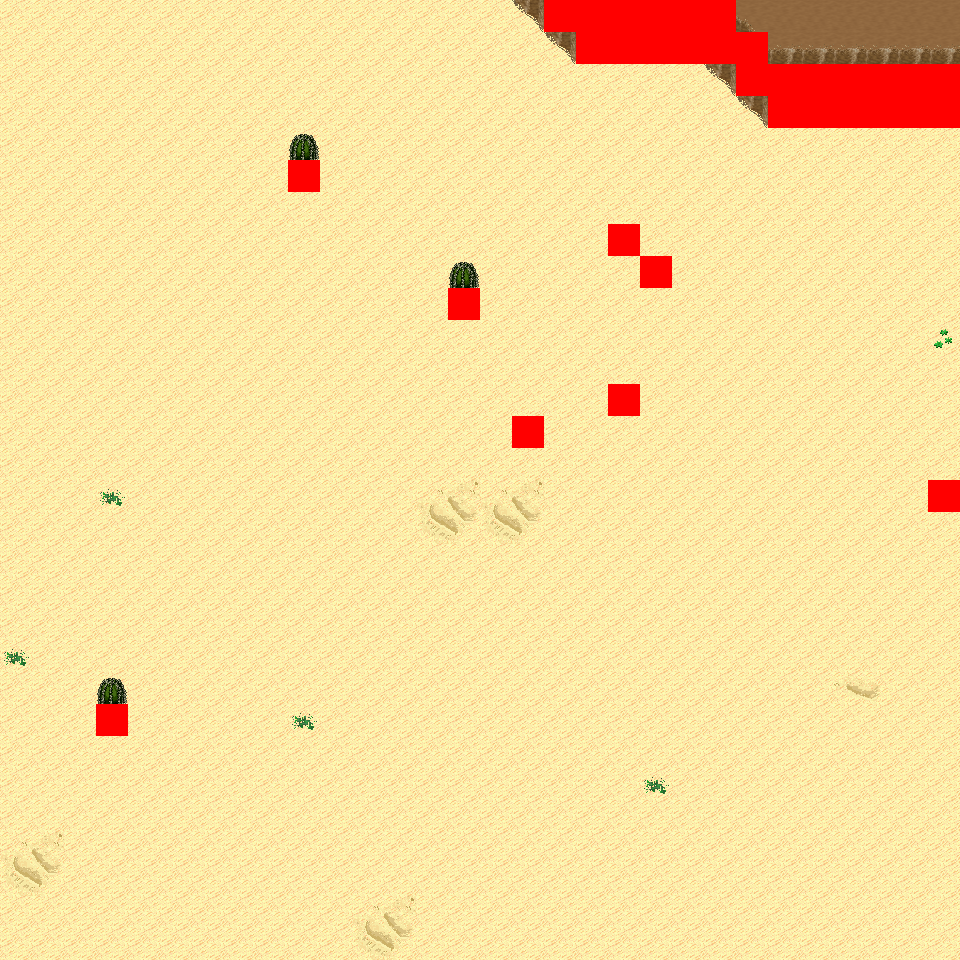

A 2D game scene composited from a Tiled map and its tileset images. What follows is a short description and the map's XML, with each tile layer's data collapsed to a summary:
An orthogonal 30x30 tile map with 32x32 px tiles, 6 tile layers (Ground, Object, Object2, Above, ...), 11 tilesets and 7 objects (7x mapExit).

<map version="1.0" orientation="orthogonal" renderorder="right-down" width="30" height="30" tilewidth="32" tileheight="32" nextobjectid="8">
  <tileset firstgid="1" name="tileset_logic_collision" tilewidth="32" tileheight="32" tilecount="1" columns="1">
    <image source="../drawable/tileset_logic_collision.png" width="32" height="32" />
  </tileset>
  <tileset firstgid="2" name="tileset_ground_ground" tilewidth="32" tileheight="32" tilecount="33" columns="3">
    <image source="../drawable/tileset_ground_ground.png" width="96" height="352" />
  </tileset>
  <tileset firstgid="35" name="tileset_ground_ridge_earth_pale" tilewidth="32" tileheight="32" tilecount="96" columns="12">
    <image source="../drawable/tileset_ground_ridge_earth_pale.png" width="384" height="256" />
  </tileset>
  <tileset firstgid="131" name="tileset_ground_ridge_earth_dark" tilewidth="32" tileheight="32" tilecount="96" columns="12">
    <image source="../drawable/tileset_ground_ridge_earth_dark.png" width="384" height="256" />
  </tileset>
  <tileset firstgid="227" name="tileset_terrain_desert" tilewidth="32" tileheight="32" tilecount="88" columns="8">
    <image source="../drawable/tileset_terrain_desert.png" width="256" height="352" />
  </tileset>
  <tileset firstgid="315" name="tileset_ground_sand_2" tilewidth="32" tileheight="32" tilecount="15" columns="5">
    <image source="../drawable/tileset_ground_sand_2.png" width="160" height="96" />
  </tileset>
  <tileset firstgid="330" name="tileset_plant_cactus_2" tilewidth="32" tileheight="32" tilecount="10" columns="5">
    <image source="../drawable/tileset_plant_cactus_2.png" width="160" height="64" />
  </tileset>
  <tileset firstgid="340" name="tileset_plant_cactus" tilewidth="32" tileheight="32" tilecount="2" columns="1">
    <image source="../drawable/tileset_plant_cactus.png" width="32" height="64" />
  </tileset>
  <tileset firstgid="342" name="tileset_plant_tree_evergreen" tilewidth="32" tileheight="32" tilecount="36" columns="3">
    <image source="../drawable/tileset_plant_tree_evergreen.png" width="96" height="384" />
  </tileset>
  <tileset firstgid="378" name="tileset_ground_rock_pebbles" tilewidth="32" tileheight="32" tilecount="3" columns="1">
    <image source="../drawable/tileset_ground_rock_pebbles.png" width="32" height="96" />
  </tileset>
  <tileset firstgid="381" name="tileset_plant_star_shaped_plants" tilewidth="32" tileheight="32" tilecount="6" columns="2">
    <image source="../drawable/tileset_plant_star_shaped_plants.png" width="64" height="96" />
  </tileset>
  <layer name="Ground" width="30" height="30">
    <data>[900 cells, 900 non-empty, 10 distinct tile ids]</data>
  </layer>
  <layer name="Object" width="30" height="30">
    <data>[900 cells, 44 non-empty, 10 distinct tile ids]</data>
  </layer>
  <layer name="Object2" width="30" height="30">
    <data>[900 cells, 0 non-empty, 0 distinct tile ids]</data>
  </layer>
  <layer name="Above" width="30" height="30">
    <data>[900 cells, 3 non-empty, 1 distinct tile ids]</data>
  </layer>
  <layer name="Above2" width="30" height="30">
    <data>[900 cells, 0 non-empty, 0 distinct tile ids]</data>
  </layer>
  <layer name="Walkable" width="30" height="30">
    <data>[900 cells, 33 non-empty, 1 distinct tile ids]</data>
  </layer>
  <objectgroup name="MapEvents">
    <object id="1" name="north" type="mapExit" x="0" y="0" width="544" height="32">
      <properties>
        <property name="map" value="level_0_x18_y93" />
        <property name="x" value="0" />
        <property name="y" value="28" />
      </properties>
    </object>
    <object id="2" name="north2" type="mapExit" x="736" y="0" width="224" height="32">
      <properties>
        <property name="map" value="level_0_x18_y93" />
        <property name="x" value="23" />
        <property name="y" value="28" />
      </properties>
    </object>
    <object id="3" name="south" type="mapExit" x="0" y="928" width="960" height="32">
      <properties>
        <property name="map" value="level_0_x18_y95" />
        <property name="x" value="0" />
        <property name="y" value="1" />
      </properties>
    </object>
    <object id="4" name="west" type="mapExit" x="0" y="0" width="32" height="960">
      <properties>
        <property name="map" value="level_0_x17_y94" />
        <property name="x" value="28" />
        <property name="y" value="0" />
      </properties>
    </object>
    <object id="5" name="east" type="mapExit" x="928" y="0" width="32" height="64">
      <properties>
        <property name="map" value="level_0_x19_y94" />
        <property name="x" value="1" />
        <property name="y" value="0" />
      </properties>
    </object>
    <object id="6" name="east2" type="mapExit" x="928" y="128" width="32" height="352">
      <properties>
        <property name="map" value="level_0_x19_y94" />
        <property name="x" value="1" />
        <property name="y" value="4" />
      </properties>
    </object>
    <object id="7" name="east3" type="mapExit" x="928" y="512" width="32" height="448">
      <properties>
        <property name="map" value="level_0_x19_y94" />
        <property name="x" value="1" />
        <property name="y" value="16" />
      </properties>
    </object>
  </objectgroup>
</map>
